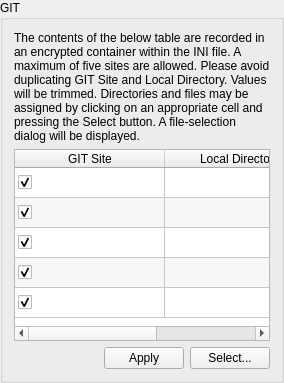
            <widget class="QGroupBox" name="groupBox_18">
             <property name="title">
              <string>GIT</string>
             </property>
             <layout class="QVBoxLayout" name="verticalLayout_7">
              <item>
               <widget class="QLabel" name="label_38">
                <property name="text">
                 <string>&lt;html&gt;&lt;head/&gt;&lt;body&gt;&lt;p&gt;The contents of the below table are recorded in an encrypted container within the INI file. A maximum of five sites are allowed. Please avoid duplicating GIT Site and Local Directory. Values will be trimmed. Directories and files may be assigned by clicking on an appropriate cell and pressing the Select button. A file-selection dialog will be displayed.&lt;/p&gt;&lt;/body&gt;&lt;/html&gt;</string>
                </property>
                <property name="wordWrap">
                 <bool>true</bool>
                </property>
               </widget>
              </item>
              <item>
               <widget class="QTableWidget" name="git_table">
                <property name="alternatingRowColors">
                 <bool>true</bool>
                </property>
                <property name="selectionMode">
                 <enum>QAbstractItemView::SingleSelection</enum>
                </property>
                <property name="selectionBehavior">
                 <enum>QAbstractItemView::SelectItems</enum>
                </property>
                <property name="verticalScrollMode">
                 <enum>QAbstractItemView::ScrollPerPixel</enum>
                </property>
                <property name="horizontalScrollMode">
                 <enum>QAbstractItemView::ScrollPerPixel</enum>
                </property>
                <attribute name="horizontalHeaderMinimumSectionSize">
                 <number>150</number>
                </attribute>
                <attribute name="horizontalHeaderDefaultSectionSize">
                 <number>150</number>
                </attribute>
                <attribute name="horizontalHeaderStretchLastSection">
                 <bool>true</bool>
                </attribute>
                <attribute name="verticalHeaderVisible">
                 <bool>false</bool>
                </attribute>
                <attribute name="verticalHeaderHighlightSections">
                 <bool>false</bool>
                </attribute>
                <row>
                 <property name="text">
                  <string>1</string>
                 </property>
                </row>
                <row>
                 <property name="text">
                  <string>2</string>
                 </property>
                </row>
                <row>
                 <property name="text">
                  <string>3</string>
                 </property>
                </row>
                <row>
                 <property name="text">
                  <string>4</string>
                 </property>
                </row>
                <row>
                 <property name="text">
                  <string>5</string>
                 </property>
                </row>
                <column>
                 <property name="text">
                  <string>GIT Site</string>
                 </property>
                </column>
                <column>
                 <property name="text">
                  <string>Local Directory</string>
                 </property>
                </column>
                <column>
                 <property name="text">
                  <string>Script</string>
                 </property>
                </column>
                <item row="0" column="0">
                 <property name="text">
                  <string/>
                 </property>
                 <property name="checkState">
                  <enum>Checked</enum>
                 </property>
                 <property name="flags">
                  <set>ItemIsSelectable|ItemIsEditable|ItemIsUserCheckable|ItemIsEnabled</set>
                 </property>
                </item>
                <item row="0" column="1">
                 <property name="text">
                  <string/>
                 </property>
                 <property name="flags">
                  <set>ItemIsSelectable|ItemIsEditable|ItemIsDropEnabled|ItemIsEnabled</set>
                 </property>
                </item>
                <item row="0" column="2">
                 <property name="flags">
                  <set>ItemIsSelectable|ItemIsEditable|ItemIsDropEnabled|ItemIsEnabled</set>
                 </property>
                </item>
                <item row="1" column="0">
                 <property name="text">
                  <string/>
                 </property>
                 <property name="checkState">
                  <enum>Checked</enum>
                 </property>
                 <property name="flags">
                  <set>ItemIsSelectable|ItemIsEditable|ItemIsUserCheckable|ItemIsEnabled</set>
                 </property>
                </item>
                <item row="1" column="1">
                 <property name="flags">
                  <set>ItemIsSelectable|ItemIsEditable|ItemIsDropEnabled|ItemIsEnabled</set>
                 </property>
                </item>
                <item row="1" column="2">
                 <property name="flags">
                  <set>ItemIsSelectable|ItemIsEditable|ItemIsDropEnabled|ItemIsEnabled</set>
                 </property>
                </item>
                <item row="2" column="0">
                 <property name="text">
                  <string/>
                 </property>
                 <property name="checkState">
                  <enum>Checked</enum>
                 </property>
                 <property name="flags">
                  <set>ItemIsSelectable|ItemIsEditable|ItemIsUserCheckable|ItemIsEnabled</set>
                 </property>
                </item>
                <item row="2" column="1">
                 <property name="flags">
                  <set>ItemIsSelectable|ItemIsEditable|ItemIsDropEnabled|ItemIsEnabled</set>
                 </property>
                </item>
                <item row="2" column="2">
                 <property name="flags">
                  <set>ItemIsSelectable|ItemIsEditable|ItemIsDropEnabled|ItemIsEnabled</set>
                 </property>
                </item>
                <item row="3" column="0">
                 <property name="text">
                  <string/>
                 </property>
                 <property name="checkState">
                  <enum>Checked</enum>
                 </property>
                 <property name="flags">
                  <set>ItemIsSelectable|ItemIsEditable|ItemIsUserCheckable|ItemIsEnabled</set>
                 </property>
                </item>
                <item row="3" column="1">
                 <property name="flags">
                  <set>ItemIsSelectable|ItemIsEditable|ItemIsDropEnabled|ItemIsEnabled</set>
                 </property>
                </item>
                <item row="3" column="2">
                 <property name="flags">
                  <set>ItemIsSelectable|ItemIsEditable|ItemIsDropEnabled|ItemIsEnabled</set>
                 </property>
                </item>
                <item row="4" column="0">
                 <property name="text">
                  <string/>
                 </property>
                 <property name="checkState">
                  <enum>Checked</enum>
                 </property>
                 <property name="flags">
                  <set>ItemIsSelectable|ItemIsEditable|ItemIsUserCheckable|ItemIsEnabled</set>
                 </property>
                </item>
                <item row="4" column="1">
                 <property name="flags">
                  <set>ItemIsSelectable|ItemIsEditable|ItemIsDropEnabled|ItemIsEnabled</set>
                 </property>
                </item>
                <item row="4" column="2">
                 <property name="flags">
                  <set>ItemIsSelectable|ItemIsEditable|ItemIsDropEnabled|ItemIsEnabled</set>
                 </property>
                </item>
               </widget>
              </item>
              <item>
               <layout class="QHBoxLayout" name="horizontalLayout_21">
                <item>
                 <spacer name="horizontalSpacer_12">
                  <property name="orientation">
                   <enum>Qt::Horizontal</enum>
                  </property>
                  <property name="sizeHint" stdset="0">
                   <size>
                    <width>40</width>
                    <height>20</height>
                   </size>
                  </property>
                 </spacer>
                </item>
                <item>
                 <widget class="QPushButton" name="apply_git">
                  <property name="text">
                   <string>Apply</string>
                  </property>
                 </widget>
                </item>
                <item>
                 <widget class="QPushButton" name="select_git">
                  <property name="text">
                   <string>Select...</string>
                  </property>
                 </widget>
                </item>
               </layout>
              </item>
             </layout>
            </widget>
